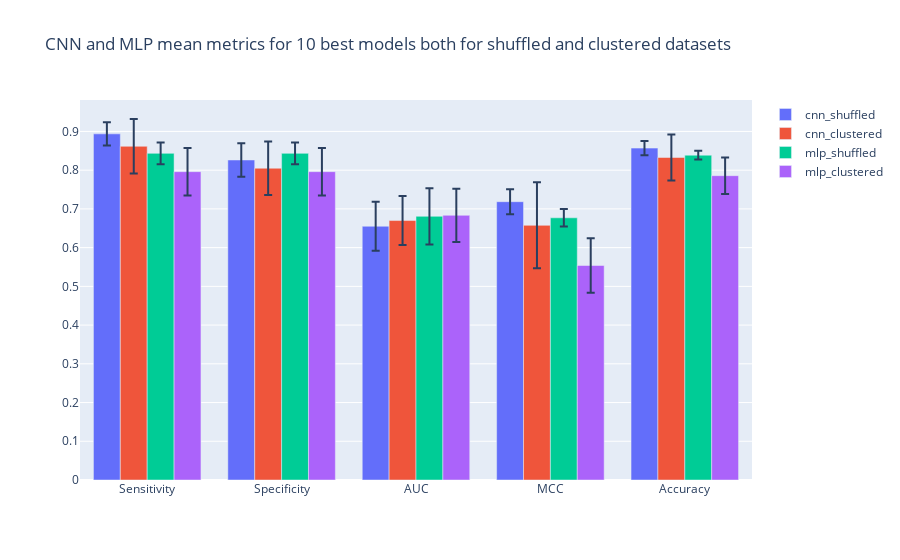

This figure's notebook cell:
### Code cell
# Draw metrics comparison between shuffled, clustered models for the CNN and MLP:
models_metrics_path = "./best_models_metrics.csv"
df = pd.read_csv(models_metrics_path)
fig = go.Figure()
x = ["Sensitivity", "Specificity", "AUC", "MCC", "Accuracy"]
for model_path in df["model_path"]:
    fig.add_trace(go.Bar(
        x=x,
        y=df.loc[df["model_path"]==model_path,
            ["sensitivity_mean", "specificity_mean", "auc_mean", "mcc_mean", "accuracy_mean"]].values[0],
        name=model_path,
        error_y=dict(
            type="data",
            array=df.loc[df["model_path"]==model_path,
                ["sensitivity_std", "specificity_std", "auc_std", "mcc_std", "accuracy_std"]].values[0],
        )
    ))
fig.update_layout(
    barmode="group",
    title_text="CNN and MLP mean metrics for 10 best models both for shuffled and clustered datasets",
)
fig.show()

### Figure 1 — Plotly figure (JSON) as saved in the notebook; plotly's stock layout.template omitted (floating-point values rounded to 4 significant figures)
{"data": [{"error_y": {"array": [0.03014, 0.04349, 0.06351, 0.03223, 0.01812], "type": "data"}, "name": "cnn_shuffled", "type": "bar", "x": ["Sensitivity", "Specificity", "AUC", "MCC", "Accuracy"], "y": [0.8938, 0.8263, 0.6552, 0.7186, 0.857]}, {"error_y": {"array": [0.0705, 0.06887, 0.06337, 0.111, 0.05958], "type": "data"}, "name": "cnn_clustered", "type": "bar", "x": ["Sensitivity", "Specificity", "AUC", "MCC", "Accuracy"], "y": [0.8616, 0.805, 0.67, 0.6575, 0.8328]}, {"error_y": {"array": [0.02817, 0.02817, 0.07275, 0.0227, 0.01118], "type": "data"}, "name": "mlp_shuffled", "type": "bar", "x": ["Sensitivity", "Specificity", "AUC", "MCC", "Accuracy"], "y": [0.8434, 0.8434, 0.6809, 0.677, 0.8387]}, {"error_y": {"array": [0.06143, 0.06143, 0.06878, 0.07031, 0.04704], "type": "data"}, "name": "mlp_clustered", "type": "bar", "x": ["Sensitivity", "Specificity", "AUC", "MCC", "Accuracy"], "y": [0.7961, 0.7961, 0.6835, 0.5538, 0.7858]}], "layout": {"barmode": "group", "title": {"text": "CNN and MLP mean metrics for 10 best models both for shuffled and clustered datasets"}}}
